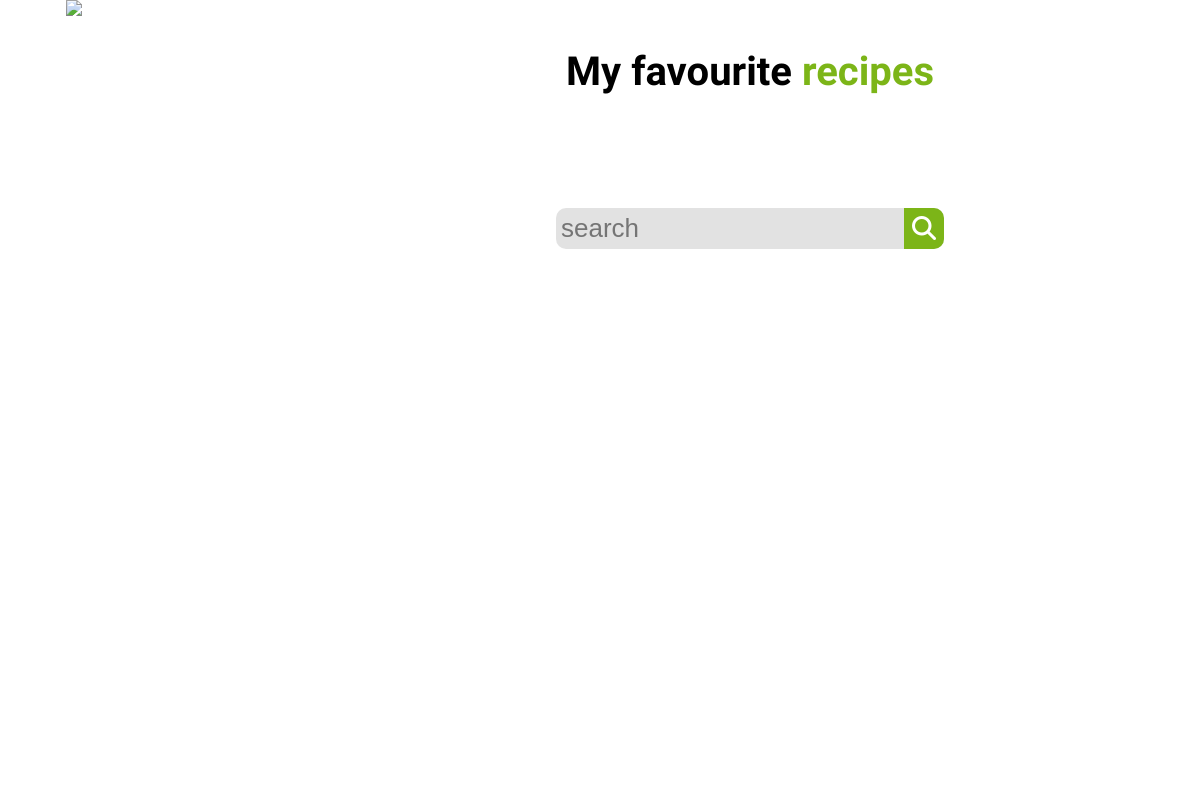
/Views/current_user_favourites.php, run on an earlier commit of the app's database.
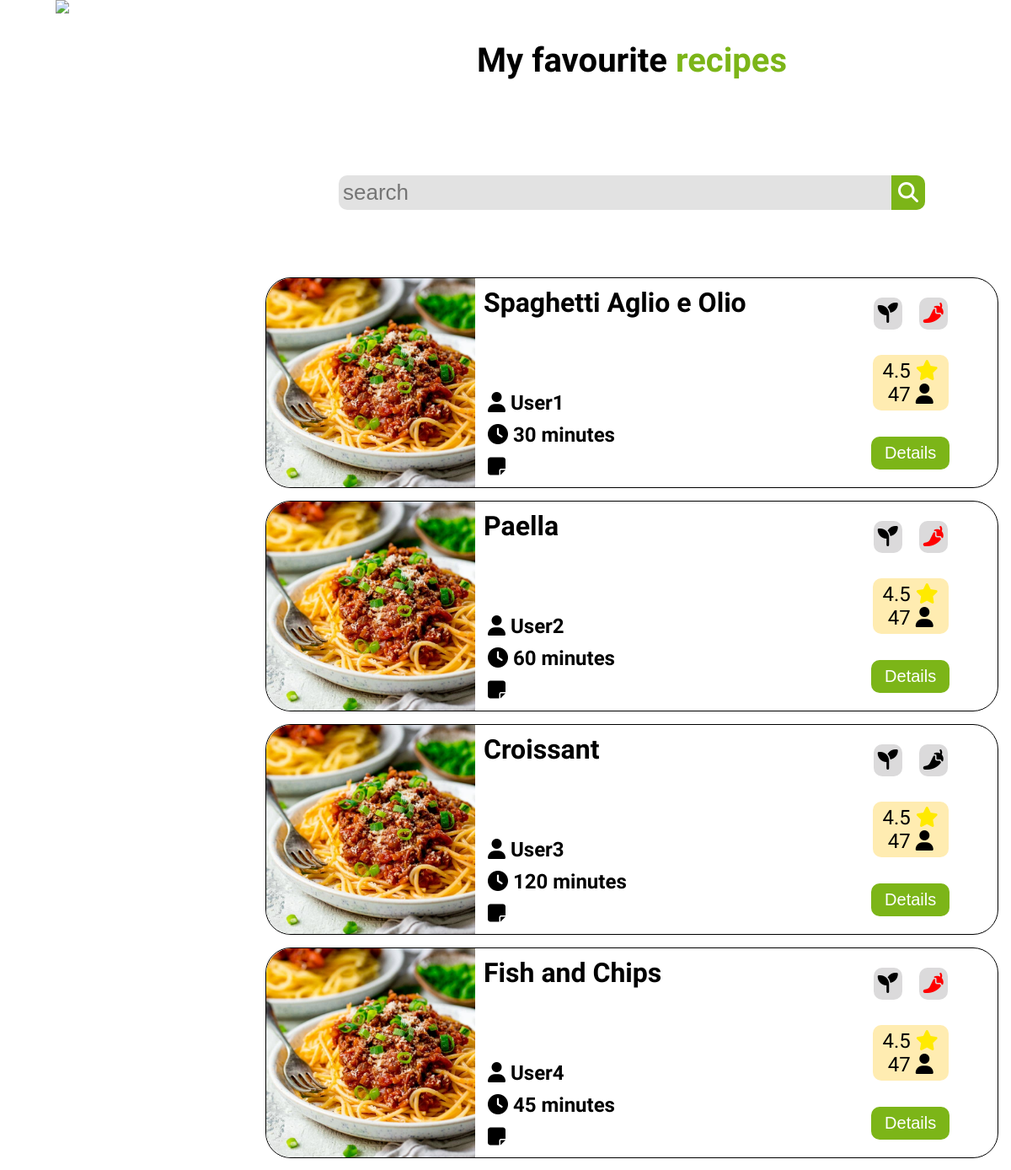
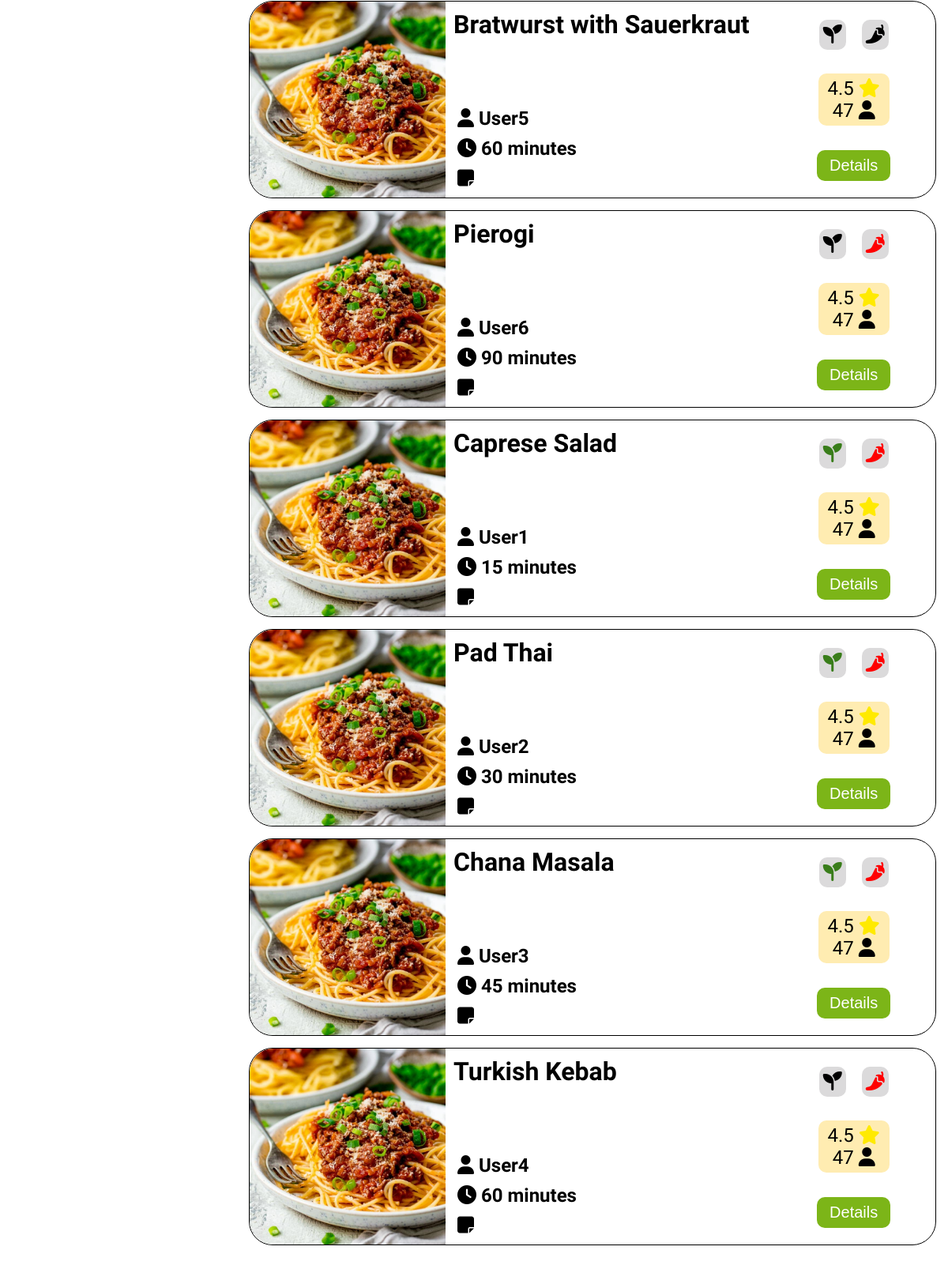
And on a later commit of the database (2 pictures, top to bottom).
### tables this page shows
CREATE TABLE `recipes` (
                           `recipe_id` int(11) NOT NULL,
                           `title` longtext NOT NULL,
                           `categories` text NOT NULL,
                           `isVegan` tinyint(1) NOT NULL,
                           `isSpicy` tinyint(1) NOT NULL,
                           `time` double NOT NULL,
                           `ingredients` longtext NOT NULL,
                           `user_id` int(11) NOT NULL,
                           `methodOfPrep` text NOT NULL,
                           `image_path` text NOT NULL
);

CREATE TABLE `users` (
                         `users_id` int(11) NOT NULL,
                         `users_email` varchar(50) NOT NULL,
                         `users_user_name` varchar(50) NOT NULL,
                         `users_password` longtext NOT NULL,
                         `isSpicy` tinyint(1) DEFAULT NULL,
                         `isVegan` tinyint(1) DEFAULT NULL,
                         `image_path` text NOT NULL
);

### Classes/recipe_classes.php (called while the page is built, shortened)
<?php
class Recipe extends \Dbh
{
    private string $title;
    private int $is_vegan;
    private int $is_spicy;
    private int $time;
    private int $user_id;
    public function __construct(string $title, array $categories, int $is_vegan, int $is_spicy, int $time, array $ingredients, int $user_id, $methodOfPrep)
    {
        $this->title = $title;
        $this->is_vegan = $is_vegan;
        $this->is_spicy = $is_spicy;
        $this->time = $time;
        $this->user_id = $user_id;
    }
    public static function getTrendingRecipes(int $count): array
    {
        $dbh = new Dbh();
        $connection = $dbh->connect();
        $query = 'SELECT * FROM recipes LIMIT '.$count;
        $stmt = $connection->query($query);
        $recipesData = $stmt->fetchAll(PDO::FETCH_ASSOC);
        $recipes = [];
        foreach ($recipesData as $recipeData) {
            $recipe = new Recipe(
                $recipeData['title'],
                explode(',', $recipeData['categories']),
                (int) $recipeData['isVegan'],
                (int) $recipeData['isSpicy'],
                (int) $recipeData['time'],
                explode(',', $recipeData['ingredients']),
                (int) $recipeData['user_id'],
                $recipeData['methodOfPrep']
            );
            $recipes[] = $recipe;
        }
        return $recipes;
    }
    public function getTitle(): string
    {
        return $this->title;
    }
    public function getIsVegan(): int
    {
        return $this->is_vegan;
    }
    public function getIsSpicy(): int
    {
        return $this->is_spicy;
    }
    public function getUsername(): string
    {
        $dbh = new Dbh();
        $connection = $dbh->connect();
        $query = 'SELECT * FROM users WHERE users_id = '.$this->user_id;
        $stmt = $connection->query($query);
        $data = $stmt->fetchAll(PDO::FETCH_ASSOC);
        if (isset($data[0]['users_user_name'])) {
            return $data[0]['users_user_name'];
        } else {
            return '';
        }
    }
    public function getTime(): int
    {
        return $this->time;
    }
}

### Views/current_user_favourites.php (the view, shortened to what this page needs)
<?php require "header.php" ?>
<?php require "nav.php" ?>
<link rel="stylesheet" href="CSS/mainpage.css">
<link rel="stylesheet" href="CSS/body_grid.css">
<main>
    <h2>My favourite <span class="chefs_p">recipes</span></h2>
    <form class="search_form">
        <input type="search" placeholder="search">
        <button type="submit" class="search_button"><i class="fa-solid fa-magnifying-glass"></i></button>
    </form>
    <section class="top_trending_recipes">
        <?php
        require_once '../Classes/recipe_classes.php';
        $recipes = Recipe::getTrendingRecipes(10);
        foreach ($recipes as $recipe) {
        ?>
        <div class="col-xs-12">
            <article class="card">
                <img src="../Views/Images/spaghetti_test.png" alt="">
                <div class="card--content">
                    <h2 class="card--title">
                        <?php echo $recipe->getTitle(); ?>
                    </h2>
                    <div class="card--details">
                        <p>
                            <i class="fa-solid fa-user"></i>
                            <?php echo $recipe->getUsername(); ?>
                        </p>
                        <p>
                            <i class="fa-solid fa-clock"></i>
                            <?php echo $recipe->getTime(); ?> minutes
                        </p>
                        <p>
                            <i class="fa-solid fa-note-sticky"></i>
                        </p>
                    </div>
                    <div class="card--vegan_spicy">
                        <div class="bg--gray <?php echo $recipe->getIsVegan() ? 'vegan--active' : ''; ?>">
                            <i class="fa-solid fa-seedling"></i>
                        </div>
                        <div class="bg--gray <?php echo $recipe->getIsSpicy() ? 'spicy--active' : ''; ?>">
                            <i class="fa-solid fa-pepper-hot"></i>
                        </div>
                    </div>
                    <div class="card--rating">
                        <div class="box">
                            <p class="card--score">
                                4.5
                                <i class="fa-solid fa-star"></i>
                            </p>
                            <p class="card--number">47
                                <i class="fa-solid fa-user"></i>
                            </p>
                        </div>
                    </div>
                    <form method="post" action="recipe_details.php">
                        <button type="submit" name="recipe_details_submit" class="card--button">Details</button>
                    </form>
                </div>
            </article>
        </div>
        <?php
        }
        ?>
    </section>
</main>

### Views/header.php (shortened to what this page needs)
<!DOCTYPE html>
<html lang="eng">
<head>
    <link rel="stylesheet" href="https://cdnjs.cloudflare.com/ajax/libs/flexboxgrid/6.3.1/flexboxgrid.min.css"
        type="text/css">
    <link rel="stylesheet" href="CSS/header.css">
    <link rel="stylesheet" href="CSS/body_grid.css">
</head>
<body>

### Views/nav.php (shortened to what this page needs)
<?php require "header.php" ?>
<link rel="stylesheet" href="CSS/hamburgers.min.css">
<link rel="stylesheet" href="CSS/nav.css">
<aside class="navigation">
    <nav>
        <h2>Recipello</h2>
        <ul>
            <li><a href="mainpage.php">Browse <i class="fa-solid fa-book"></i></a></li>
            <li><a href="#">Cook <i class="fa-solid fa-bowl-food"></i></a></li>
            <?php
            if (isset($_SESSION['userid'])) {
            ?>
                <li><a href="current_user_favourites.php">Favourites <i class="fa-solid fa-star"></i></a></li>
                <li><a href="my_recipes.php">My recipes <i class="fa-regular fa-pen-to-square"></i></a></li>
                <li><a href="current_user.php">Account <i class="fa-solid fa-user"></i></a></li>
            <?php
            } else {
            ?>
                <li><a href="login.php">Login <i class="fa-solid fa-user"></i></a></li>
                <li><a href="register.php">Register now! <i class="fa-solid fa-user"></i></a></li>
            <?php
            }
            ?>
        </ul>
        <img src="Images/nav_bg.jpg" alt="nav_background">
    </nav>
</aside>

### Views/CSS/header.css (style rules this page uses)
body { margin:0; font-family: 'Inconsolata', monospace; min-height: 100svh; display:flex; flex-direction: row; gap:0; position: relative; }

### Views/CSS/body_grid.css (style rules this page uses)
@media screen and (min-width: 992px) { body { display: grid; grid-auto-columns: 1fr; grid-template-columns: 300px 1fr; grid-template-rows: 1fr; gap: 10px 0px; grid-template-areas: "nav main"; } }
@media screen and (min-width: 992px) { .navigation { grid-area: nav; } }
@media screen and (min-width: 992px) { main { grid-area: main; } }

### Views/CSS/nav.css (style rules this page uses)
.navigation { position: fixed; font-size: 30px; color: white; left: -100%; top: 0; height: 100%; width: 100vw; max-width: 500px; overflow: hidden; z-index: 50; transition: .5s; }
nav { display: flex; flex-direction: column; align-items: center; position: relative; height: 100%; }
nav>* { z-index: 20; }
nav h2 { margin: 20px 0 0; }
nav ul li a { display: flex; justify-content: space-between; align-items: center; text-decoration: none; color: white; margin: 0 auto; }
nav ul { box-sizing: border-box; list-style-type: none; width: 100%; padding: 0; margin-top: 50px; }
nav ul li { text-align: center; padding: 8px; margin: 25px auto; max-width: 200px; }
nav img { position: absolute; top: 0; right: 0; width: auto; height: 100%; z-index: 2; }
@media screen and (min-width: 576px) { .navigation nav ul li { margin: 20px auto; } }
@media screen and (min-width: 576px) { .navigation nav ul li:last-child { margin: 60px auto; } }
@media screen and (min-width: 992px) { .navigation { left: 0; width: 300px; transition: none; overflow: hidden; z-index: 50; } }
@media screen and (min-width: 992px) { nav ul li:last-child { margin-top: 100px; } }

What changed in the data, as far as the page shows it:
added recipes: title "Spaghetti Aglio e Olio", user.users_user_name "User1", time "30"
added recipes: title "Paella", user.users_user_name "User2", time "60"
added recipes: title "Croissant", user.users_user_name "User3", time "120", isSpicy 0 (drawn)
added recipes: title "Fish and Chips", user.users_user_name "User4", time "45"
added recipes: title "Bratwurst with Sauerkraut", user.users_user_name "User5", time "60", isSpicy 0 (drawn)
added recipes: title "Pierogi", user.users_user_name "User6", time "90"
added recipes: title "Caprese Salad", user.users_user_name "User1", time "15", isVegan 1 (drawn)
added recipes: title "Pad Thai", user.users_user_name "User2", time "30", isVegan 1 (drawn)
added recipes: title "Chana Masala", user.users_user_name "User3", time "45", isVegan 1 (drawn)
added recipes: title "Turkish Kebab", user.users_user_name "User4", time "60"
